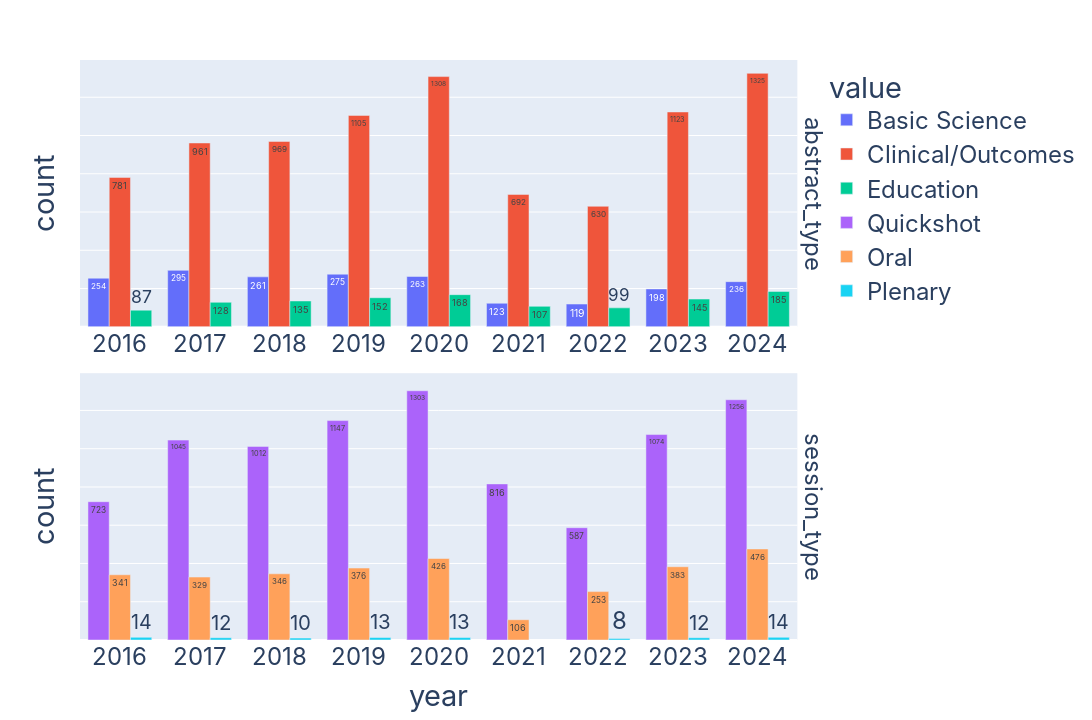

Notebook code cell kept with this figure:
### Code cell
abstract_columns = ['abstract_type', 'session_type']

## In df3 abstract type, change 'Outcomes/Clinical' to 'Clinical/Outcomes'
df3['abstract_type'] = df3['abstract_type'].str.replace('Outcomes/Clinical', 'Clinical/Outcomes')

## Change df3 session type to lowercase and back to title case
df3['session_type'] = df3['session_type'].str.lower().str.title()

## Remove any spaces from session type
df3['session_type'] = df3['session_type'].str.replace(' ', '')

df3_melt = pd.melt(df3, id_vars=['year', 'control_number'], value_vars=abstract_columns)

## Exclude session type poster from the melt
df3_melt = df3_melt[df3_melt['value'] != 'Poster']

df3_group = df3_melt.groupby(['year', 'variable', 'value']).agg(
    count = ('control_number', 'nunique')
).reset_index()

df3_group['value'] = pd.Categorical(df3_group['value'], ['Basic Science', 'Clinical/Outcomes', 'Education', 'Quickshot', 'Oral', 'Plenary'], ordered=True)
df3_group.sort_values(by=['value', 'year'], inplace=True)
df3_group

df3_group

fig = px.bar(
    df3_group,
    x='year',
    y='count',
    facet_row = 'variable',
    facet_row_spacing = 0.08,
    color='value',
    barmode='group',
    text_auto=''
)

fig.update_xaxes(matches=None, showticklabels=True)

fig.update_layout(
    width=1600,
    height=720,
    font=dict(
        family="Inter",
        size=24))

fig.update_traces(textfont_size=24)
fig.update_yaxes(showticklabels=False)

## set text position outside
fig.update_traces(textposition='auto', textangle=0)

## Get rid of facet title
fig.for_each_annotation(lambda a: a.update(text=a.text.split("=")[-1]))




fig.show()

### Figure 1 — Plotly figure (JSON) as saved in the notebook; plotly's stock layout.template omitted (floating-point values rounded to 4 significant figures)
{"data": [{"alignmentgroup": "True", "hovertemplate": "value=Basic Science<br>variable=abstract_type<br>year=%{x}<br>count=%{y}<extra></extra>", "legendgroup": "Basic Science", "marker": {"color": "#636efa", "pattern": {"shape": ""}}, "name": "Basic Science", "offsetgroup": "Basic Science", "orientation": "v", "showlegend": true, "textangle": 0, "textfont": {"size": 24}, "textposition": "auto", "texttemplate": "%{y:}", "type": "bar", "x": [2016, 2017, 2018, 2019, 2020, 2021, 2022, 2023, 2024], "xaxis": "x2", "y": [254, 295, 261, 275, 263, 123, 119, 198, 236], "yaxis": "y2"}, {"alignmentgroup": "True", "hovertemplate": "value=Clinical/Outcomes<br>variable=abstract_type<br>year=%{x}<br>count=%{y}<extra></extra>", "legendgroup": "Clinical/Outcomes", "marker": {"color": "#EF553B", "pattern": {"shape": ""}}, "name": "Clinical/Outcomes", "offsetgroup": "Clinical/Outcomes", "orientation": "v", "showlegend": true, "textangle": 0, "textfont": {"size": 24}, "textposition": "auto", "texttemplate": "%{y:}", "type": "bar", "x": [2016, 2017, 2018, 2019, 2020, 2021, 2022, 2023, 2024], "xaxis": "x2", "y": [781, 961, 969, 1105, 1308, 692, 630, 1123, 1325], "yaxis": "y2"}, {"alignmentgroup": "True", "hovertemplate": "value=Education<br>variable=abstract_type<br>year=%{x}<br>count=%{y}<extra></extra>", "legendgroup": "Education", "marker": {"color": "#00cc96", "pattern": {"shape": ""}}, "name": "Education", "offsetgroup": "Education", "orientation": "v", "showlegend": true, "textangle": 0, "textfont": {"size": 24}, "textposition": "auto", "texttemplate": "%{y:}", "type": "bar", "x": [2016, 2017, 2018, 2019, 2020, 2021, 2022, 2023, 2024], "xaxis": "x2", "y": [87, 128, 135, 152, 168, 107, 99, 145, 185], "yaxis": "y2"}, {"alignmentgroup": "True", "hovertemplate": "value=Quickshot<br>variable=session_type<br>year=%{x}<br>count=%{y}<extra></extra>", "legendgroup": "Quickshot", "marker": {"color": "#ab63fa", "pattern": {"shape": ""}}, "name": "Quickshot", "offsetgroup": "Quickshot", "orientation": "v", "showlegend": true, "textangle": 0, "textfont": {"size": 24}, "textposition": "auto", "texttemplate": "%{y:}", "type": "bar", "x": [2016, 2017, 2018, 2019, 2020, 2021, 2022, 2023, 2024], "xaxis": "x", "y": [723, 1045, 1012, 1147, 1303, 816, 587, 1074, 1256], "yaxis": "y"}, {"alignmentgroup": "True", "hovertemplate": "value=Oral<br>variable=session_type<br>year=%{x}<br>count=%{y}<extra></extra>", "legendgroup": "Oral", "marker": {"color": "#FFA15A", "pattern": {"shape": ""}}, "name": "Oral", "offsetgroup": "Oral", "orientation": "v", "showlegend": true, "textangle": 0, "textfont": {"size": 24}, "textposition": "auto", "texttemplate": "%{y:}", "type": "bar", "x": [2016, 2017, 2018, 2019, 2020, 2021, 2022, 2023, 2024], "xaxis": "x", "y": [341, 329, 346, 376, 426, 106, 253, 383, 476], "yaxis": "y"}, {"alignmentgroup": "True", "hovertemplate": "value=Plenary<br>variable=session_type<br>year=%{x}<br>count=%{y}<extra></extra>", "legendgroup": "Plenary", "marker": {"color": "#19d3f3", "pattern": {"shape": ""}}, "name": "Plenary", "offsetgroup": "Plenary", "orientation": "v", "showlegend": true, "textangle": 0, "textfont": {"size": 24}, "textposition": "auto", "texttemplate": "%{y:}", "type": "bar", "x": [2016, 2017, 2018, 2019, 2020, 2022, 2023, 2024], "xaxis": "x", "y": [14, 12, 10, 13, 13, 8, 12, 14], "yaxis": "y"}], "layout": {"annotations": [{"font": {}, "showarrow": false, "text": "session_type", "textangle": 90, "x": 0.98, "xanchor": "left", "xref": "paper", "y": 0.23, "yanchor": "middle", "yref": "paper"}, {"font": {}, "showarrow": false, "text": "abstract_type", "textangle": 90, "x": 0.98, "xanchor": "left", "xref": "paper", "y": 0.77, "yanchor": "middle", "yref": "paper"}], "barmode": "group", "font": {"family": "Inter", "size": 24}, "height": 720, "legend": {"title": {"text": "value"}, "tracegroupgap": 0}, "margin": {"t": 60}, "width": 1600, "xaxis": {"anchor": "y", "domain": [0, 0.98], "showticklabels": true, "title": {"text": "year"}}, "xaxis2": {"anchor": "y2", "domain": [0, 0.98], "showticklabels": true}, "yaxis": {"anchor": "x", "domain": [0, 0.46], "showticklabels": false, "title": {"text": "count"}}, "yaxis2": {"anchor": "x2", "domain": [0.54, 1], "matches": "y", "showticklabels": false, "title": {"text": "count"}}}}
